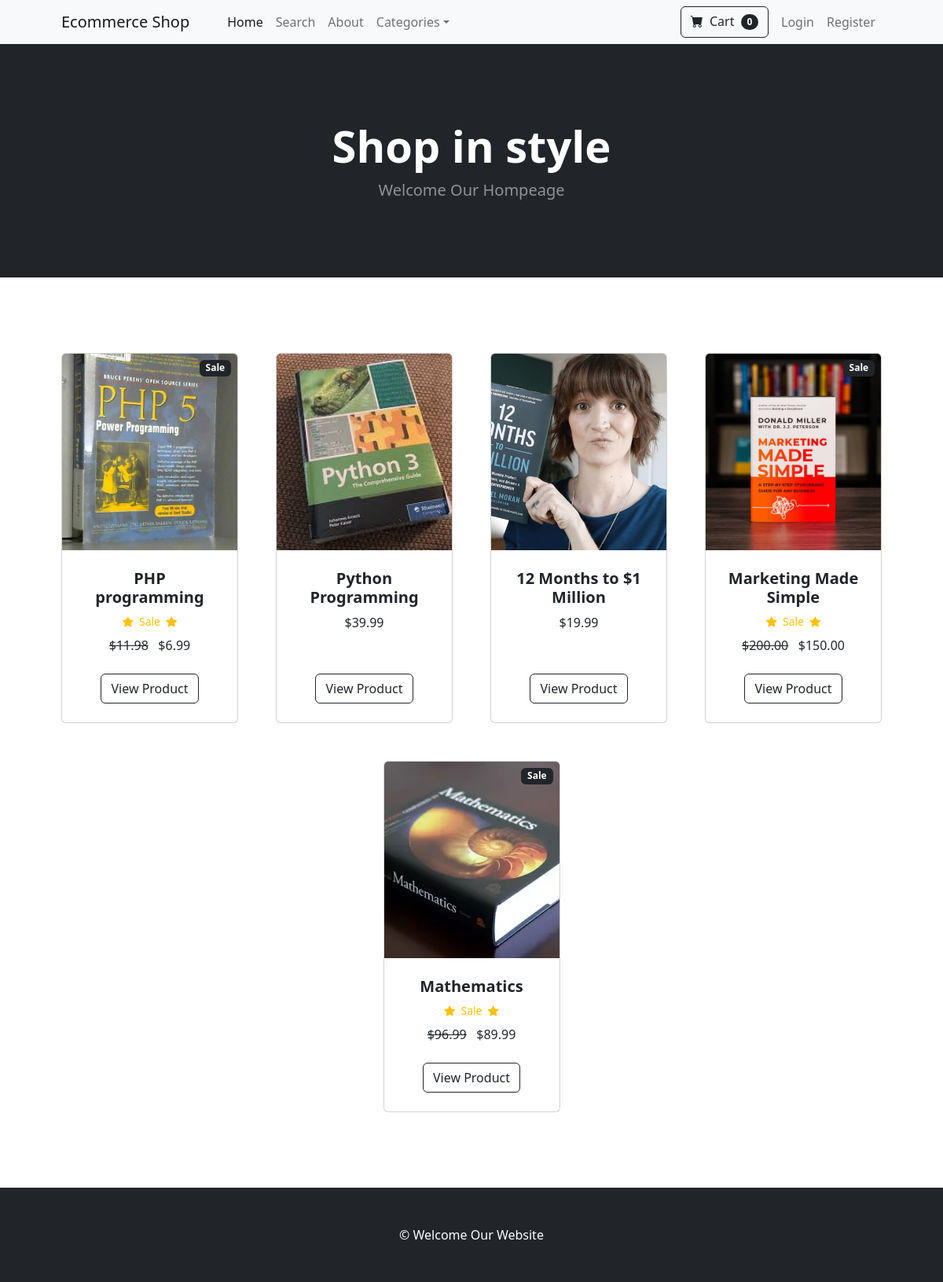
The page / on the database its author committed.
### main/models.py (models this page shows, shortened)
class Product(models.Model):
    name = models.CharField(max_length=100)
    price = models.DecimalField(default=0, decimal_places=2, max_digits=6)
    category = models.ForeignKey(Category, on_delete=models.CASCADE, default=1)
    description = models.CharField(max_length=250, default='', null=True, blank=True)
    image = models.ImageField(upload_to='uploads/products/')
    is_sale = models.BooleanField(default=False)
    sale_price = models.DecimalField(default=0, decimal_places=2, max_digits=6)

### main/views.py (the view)
# urls.py: 2. Add a URL to urlpatterns:  path('', views.home, name='home')
def home(request):
    products = Product.objects.all()
    return render(request, 'home.html', {'products': products})

### cart/cart.py (called while the page is built)
    def __len__(self):
        return len(self.cart)

### cart/context_processors.py (called while the page is built)
def cart(request):
    return {'cart': Cart(request)}

### main/templates/home.html
<!DOCTYPE html>
{% extends 'base.html'%}
{% block content %}
        <header class="bg-dark py-5">
            <div class="container px-4 px-lg-5 my-5">
                <div class="text-center text-white">
                    <h1 class="display-4 fw-bolder">Shop in style</h1>
                    <p class="lead fw-normal text-white-50 mb-0">Welcome Our Hompeage</p>
                </div>
            </div>
        </header>
        <section class="py-5">
    <div class="container px-4 px-lg-5 mt-5">
        <div class="row gx-4 gx-lg-5 row-cols-2 row-cols-md-3 row-cols-xl-4 justify-content-center">
            {% for product in products %}
                {% if product.is_sale %}
                    <div class="col mb-5">
                        <div class="card h-100">
                            <div class="badge bg-dark text-white position-absolute" style="top: 0.5rem; right: 0.5rem">Sale</div>
                            <img class="card-img-top" src="{{ product.image.url }}" alt="..." style="height: 250px; object-fit: cover;"/>
                            <div class="card-body p-4">
                                <div class="text-center">
                                    <h5 class="fw-bolder">{{ product.name }}</h5>
                                    <div class="d-flex justify-content-center small text-warning mb-2">
                                        <div class="bi-star-fill"></div>
                                        &nbsp;&nbsp;Sale&nbsp;&nbsp;
                                        <div class="bi-star-fill"></div>
                                    </div>
                                    <strike>${{ product.price }}</strike> &nbsp; ${{ product.sale_price }}
                                </div>
                            </div>
                            <div class="card-footer p-4 pt-0 border-top-0 bg-transparent">
                                <div class="text-center">
                                    <a class="btn btn-outline-dark mt-auto" href="{% url 'product' product.id %}">View Product</a>
                                </div>
                            </div>
                        </div>
                    </div>
                {% else %}
                    <div class="col mb-5">
                        <div class="card h-100">
                            <img class="card-img-top" src="{{ product.image.url }}" alt="..." style="height: 250px; object-fit: cover;"/>
                            <div class="card-body p-4">
                                <div class="text-center">
                                    <h5 class="fw-bolder">{{ product.name }}</h5>
                                    ${{ product.price }}
                                </div>
                            </div>
                            <div class="card-footer p-4 pt-0 border-top-0 bg-transparent">
                                <div class="text-center">
                                    <a class="btn btn-outline-dark mt-auto" href="{% url 'product' product.id %}">View Product</a>
                                </div>
                            </div>
                        </div>
                    </div>
                {% endif %}
            {% endfor %}
        </div>
    </div>
</section>
{% endblock %}

### main/templates/base.html (shortened to what this page needs)
<!DOCTYPE html>
{% load static %}
<html lang="en">
<head>
        <link href="https://cdn.jsdelivr.net/npm/bootstrap-icons@1.5.0/font/bootstrap-icons.css" rel="stylesheet"/>
        <link href="{% static 'css/styles.css' %}" rel="stylesheet"/>
</head>
    <body>
        {% include 'navbar.html' %}
        {%  block content %}
        {% endblock %}
        <footer class="py-5 bg-dark">
            <div class="container"><p class="m-0 text-center text-white"> &copy; Welcome Our Website </p></div>
        </footer>
    </body>
</html>

### main/templates/navbar.html (shortened to what this page needs)
<nav class="navbar navbar-expand-lg navbar-light bg-light">
    <div class="container px-4 px-lg-5">
        <a class="navbar-brand" href="{%  url 'home' %}">Ecommerce Shop</a>
        <div class="collapse navbar-collapse" id="navbarSupportedContent">
            <ul class="navbar-nav me-auto mb-2 mb-lg-0 ms-lg-4">
                <li class="nav-item"><a class="nav-link active" aria-current="page" href="{%  url 'home' %}">Home</a>
                </li>
                <li class="nav-item"><a class="nav-link" href="{%  url 'search' %}">Search</a></li>
                <li class="nav-item"><a class="nav-link" href="{%  url 'about' %}">About</a></li>
                <li class="nav-item dropdown">
                    <a class="nav-link dropdown-toggle" id="navbarDropdown" href="#" role="button"
                       data-bs-toggle="dropdown" aria-expanded="false">Categories</a>
                </li>
            </ul>
            <ul class="navbar-nav ms-auto mb-2 mb-lg-0">
                <form class="d-flex me-2">
                    <a href="{% url 'cart_summary' %}" class="btn btn-outline-dark"><i class="bi-cart-fill me-1"></i>
                        Cart
                        <span class="badge bg-dark text-white ms-1 rounded-pill"
                              id="cart_quantity">{{ cart|length }}</span></a>
                </form>
                {% if user.is_authenticated %}
                <li class="nav-item dropdown">
                    <a class="nav-link dropdown-toggle" id="navbarDropdown" href="#" role="button"
                       data-bs-toggle="dropdown" aria-expanded="false">Profile</a>
                    <ul class="dropdown-menu" aria-labelledby="navbarDropdown">
                        <li>
                            <hr class="dropdown-divider"/>
                        </li>
                        <li><a class="dropdown-item" href="{% url 'update_info' %}">User Info</a></li>
                        <li>
                            <hr class="dropdown-divider"/>
                        </li>
                        <li class="dropdown-item"><a class="nav-link" href="{%  url 'logout' %}">Logout</a></li>
                    </ul>
                </li>
                {% if user.is_superuser %}
                <li class="nav-item dropdown">
                    <a class="nav-link dropdown-toggle" id="navbarDropdown" href="#" role="button"
                       data-bs-toggle="dropdown" aria-expanded="false">Orders</a>
                    <ul class="dropdown-menu" aria-labelledby="navbarDropdown">
                        <li><a class="dropdown-item" href="{% url 'shipped_dash' %}">Shipped Orders</a></li>
                        <li>
                            <hr class="dropdown-divider"/>
                        </li>
                        <li><a class="dropdown-item" href="{% url 'not_shipped_dash' %}">Unshipped Orders</a></li>
                    </ul>
                </li>
                {% endif %}
                {% else %}
                <li class="nav-item"><a class="nav-link" href="{%  url 'login' %}">Login</a></li>
                <li class="nav-item"><a class="nav-link" href="{%  url 'register' %}">Register</a></li>
                {% endif %}
            </ul>
        </div>
    </div>
</nav>

### rows shown on the page
Product: image (picture), name "PHP programming", price "11.98", sale_price "6.99"
Product: image (picture), name "Python Programming", price "39.99"
Product: image (picture), name "12 Months to $1 Million", price "19.99"
Product: image (picture), name "Marketing Made Simple", price "200.00", sale_price "150.00"
Product: image (picture), name "Mathematics", price "96.99", sale_price "89.99"

### other values the page prints
{{ cart|length }} "0"
